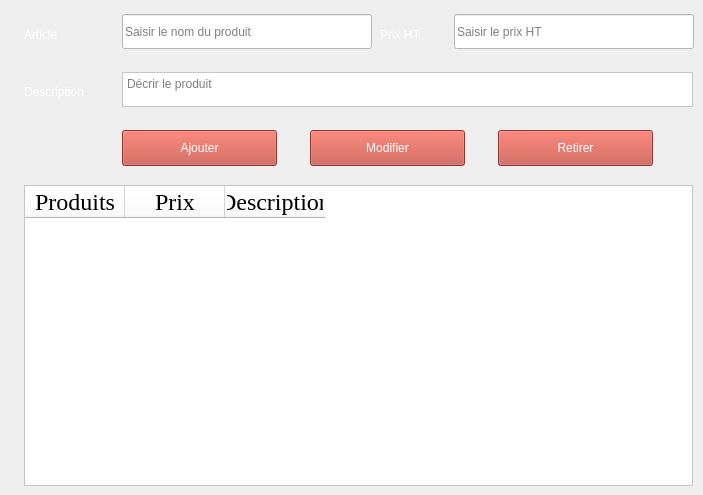
       <widget class="QWidget" name="produits_base">
        <widget class="QLabel" name="label_article">
         <property name="geometry">
          <rect>
           <x>24</x>
           <y>25</y>
           <width>58</width>
           <height>20</height>
          </rect>
         </property>
         <property name="styleSheet">
          <string notr="true">color: rgb(255, 255, 255);
font: 18pt &quot;Times New Roman&quot;;</string>
         </property>
         <property name="text">
          <string>Article</string>
         </property>
        </widget>
        <widget class="QLineEdit" name="prixht_produits">
         <property name="geometry">
          <rect>
           <x>454</x>
           <y>14</y>
           <width>240</width>
           <height>35</height>
          </rect>
         </property>
         <property name="styleSheet">
          <string notr="true">background-color: rgb(255, 255, 255);
font: 18pt &quot;Times New Roman&quot;;</string>
         </property>
         <property name="placeholderText">
          <string>Saisir le prix HT</string>
         </property>
        </widget>
        <widget class="QPushButton" name="ajouter_produits">
         <property name="geometry">
          <rect>
           <x>122</x>
           <y>130</y>
           <width>155</width>
           <height>36</height>
          </rect>
         </property>
         <property name="styleSheet">
          <string notr="true">color: rgb(255, 255, 255);
font: 18pt &quot;Times New Roman&quot;;
background-color: rgb(195, 77, 64);</string>
         </property>
         <property name="text">
          <string>Ajouter</string>
         </property>
        </widget>
        <widget class="QPushButton" name="modifier_produits">
         <property name="geometry">
          <rect>
           <x>310</x>
           <y>130</y>
           <width>155</width>
           <height>36</height>
          </rect>
         </property>
         <property name="styleSheet">
          <string notr="true">color: rgb(255, 255, 255);
font: 18pt &quot;Times New Roman&quot;;
background-color: rgb(195, 77, 64);</string>
         </property>
         <property name="text">
          <string>Modifier</string>
         </property>
        </widget>
        <widget class="QLabel" name="label_prixHT_2">
         <property name="geometry">
          <rect>
           <x>380</x>
           <y>25</y>
           <width>58</width>
           <height>20</height>
          </rect>
         </property>
         <property name="styleSheet">
          <string notr="true">color: rgb(255, 255, 255);
font: 18pt &quot;Times New Roman&quot;;</string>
         </property>
         <property name="text">
          <string>Prix HT</string>
         </property>
        </widget>
        <widget class="QTextEdit" name="description_produits">
         <property name="geometry">
          <rect>
           <x>122</x>
           <y>72</y>
           <width>571</width>
           <height>35</height>
          </rect>
         </property>
         <property name="styleSheet">
          <string notr="true">background-color: rgb(255, 255, 255);
font: 18pt &quot;Times New Roman&quot;;</string>
         </property>
         <property name="placeholderText">
          <string>Décrir le produit</string>
         </property>
        </widget>
        <widget class="QLabel" name="label_description_3">
         <property name="geometry">
          <rect>
           <x>24</x>
           <y>82</y>
           <width>83</width>
           <height>20</height>
          </rect>
         </property>
         <property name="styleSheet">
          <string notr="true">color: rgb(255, 255, 255);
font: 18pt &quot;Times New Roman&quot;;</string>
         </property>
         <property name="text">
          <string>Description</string>
         </property>
        </widget>
        <widget class="QLineEdit" name="nom_produits">
         <property name="geometry">
          <rect>
           <x>122</x>
           <y>14</y>
           <width>250</width>
           <height>35</height>
          </rect>
         </property>
         <property name="statusTip">
          <string/>
         </property>
         <property name="whatsThis">
          <string/>
         </property>
         <property name="styleSheet">
          <string notr="true">background-color: rgb(255, 255, 255);
font: 18pt &quot;Times New Roman&quot;;</string>
         </property>
         <property name="text">
          <string/>
         </property>
         <property name="placeholderText">
          <string>Saisir le nom du produit</string>
         </property>
        </widget>
        <widget class="QTableWidget" name="table_produits">
         <property name="geometry">
          <rect>
           <x>24</x>
           <y>185</y>
           <width>669</width>
           <height>301</height>
          </rect>
         </property>
         <property name="styleSheet">
          <string notr="true">background-color: rgb(255, 255, 255);</string>
         </property>
         <column>
          <property name="text">
           <string>Produits</string>
          </property>
          <property name="font">
           <font>
            <family>Times New Roman</family>
            <pointsize>18</pointsize>
           </font>
          </property>
         </column>
         <column>
          <property name="text">
           <string>Prix</string>
          </property>
          <property name="font">
           <font>
            <family>Times New Roman</family>
            <pointsize>18</pointsize>
           </font>
          </property>
         </column>
         <column>
          <property name="text">
           <string>Description</string>
          </property>
          <property name="font">
           <font>
            <family>Times New Roman</family>
            <pointsize>18</pointsize>
           </font>
          </property>
         </column>
        </widget>
        <widget class="QPushButton" name="retirer_produits">
         <property name="geometry">
          <rect>
           <x>498</x>
           <y>130</y>
           <width>155</width>
           <height>36</height>
          </rect>
         </property>
         <property name="styleSheet">
          <string notr="true">color: rgb(255, 255, 255);
font: 18pt &quot;Times New Roman&quot;;
background-color: rgb(195, 77, 64);</string>
         </property>
         <property name="text">
          <string>Retirer</string>
         </property>
        </widget>
       </widget>
